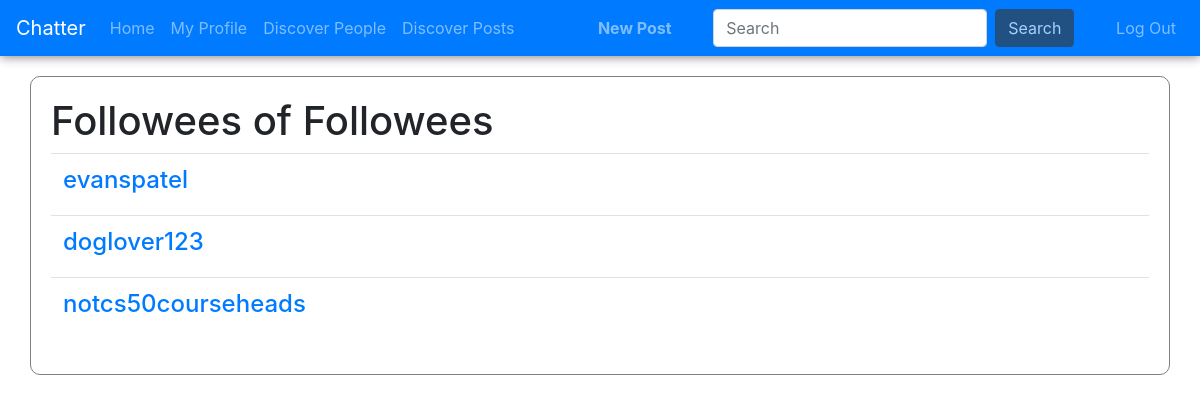
Screenshot of /discover/people (signed in) with the database file from the repository.
### tables this page shows
CREATE TABLE 'users' ('id' integer PRIMARY KEY AUTOINCREMENT NOT NULL, 'username' text NOT NULL, 'pw_hash' text NOT NULL);

### application.py (the view)
@app.route("/discover/people")
@login_required
def discover_people():
    page_title = "Followees of Followees"
    follows = db.execute(
        "SELECT DISTINCT followee_id AS user_id, username FROM follows INNER JOIN users ON follows.followee_id = users.id WHERE follower_id IN (SELECT followee_id FROM follows WHERE follower_id = :follower_id)", follower_id=session["user_id"])
    if len(follows) == 0:
        zero = True
    else:
        zero = False
    return render_template("peoplelist.html", follows=follows, page_title=page_title, zero=zero)

### application.py (called while the page is built)
@app.after_request
def after_request(response):
    response.headers["Cache-Control"] = "no-cache, no-store, must-revalidate"
    response.headers["Expires"] = 0
    response.headers["Pragma"] = "no-cache"
    return response

### helpers.py (called while the page is built)
def login_required(f):
    @wraps(f)
    def decorated_function(*args, **kwargs):
        if session.get("user_id") is None:
            return redirect("/login")
        return f(*args, **kwargs)
    return decorated_function

### templates/peoplelist.html (shortened to what this page needs)
{% extends "layout.html" %}
{% block main %}
  <h1>{{ page_title }}</h1>
  <table class="table">
    <tbody>
      {% if zero == True %}
        <h4>Empty</h4>
      {% else %}
        {% for follow in follows %}
          <tr>
            <td>
              <h4><a href="/profile/{{ follow['user_id'] }}">{{ follow["username"] }}</a></h4>
            </td>
          </tr>
        {% endfor %}
      {% endif %}
    </tbody>
  </table>
{% endblock %}

### rows the page displays
users: username "evanspatel"
users: username "doglover123"
users: username "notcs50courseheads"

### other values shown
{{ page_title }} "Followees of Followees"
